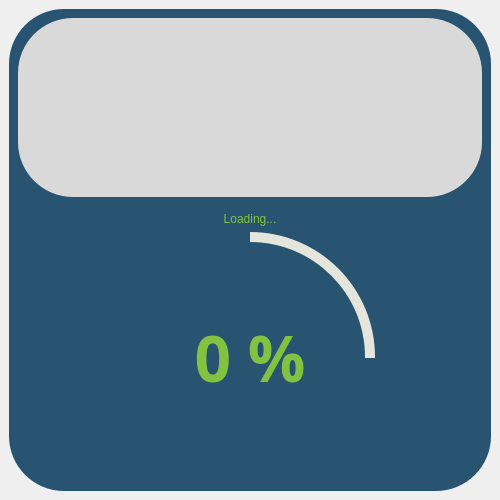
<?xml version="1.0" encoding="UTF-8"?>
<ui version="4.0">
 <class>SplashScreen</class>
 <widget class="QMainWindow" name="SplashScreen">
  <property name="geometry">
   <rect>
    <x>0</x>
    <y>0</y>
    <width>500</width>
    <height>500</height>
   </rect>
  </property>
  <property name="minimumSize">
   <size>
    <width>500</width>
    <height>500</height>
   </size>
  </property>
  <property name="maximumSize">
   <size>
    <width>500</width>
    <height>500</height>
   </size>
  </property>
  <property name="windowTitle">
   <string>MainWindow</string>
  </property>
  <widget class="QWidget" name="centralwidget">
   <layout class="QHBoxLayout" name="horizontalLayout">
    <item>
     <widget class="QFrame" name="base">
      <property name="styleSheet">
       <string notr="true">QFrame {
	background-color: #26495c;
	
	background-color: rgb(40, 84, 113);
	border-radius: 55px;
	border-color: rgb(129, 194, 65);
}</string>
      </property>
      <property name="frameShape">
       <enum>QFrame::StyledPanel</enum>
      </property>
      <property name="frameShadow">
       <enum>QFrame::Raised</enum>
      </property>
      <layout class="QVBoxLayout" name="verticalLayout">
       <item>
        <widget class="QFrame" name="frame_2">
         <property name="styleSheet">
          <string notr="true">image: url(:/pics/images/pics/custom_QP_logo.png);
background-color: rgb(217, 217, 217);
border-color: rgb(129, 194, 65);</string>
         </property>
         <property name="frameShape">
          <enum>QFrame::StyledPanel</enum>
         </property>
         <property name="frameShadow">
          <enum>QFrame::Raised</enum>
         </property>
         <property name="lineWidth">
          <number>11</number>
         </property>
         <layout class="QGridLayout" name="gridLayout_2"/>
        </widget>
       </item>
       <item>
        <widget class="QFrame" name="frame_3">
         <property name="frameShape">
          <enum>QFrame::StyledPanel</enum>
         </property>
         <property name="frameShadow">
          <enum>QFrame::Raised</enum>
         </property>
         <layout class="QGridLayout" name="gridLayout">
          <property name="bottomMargin">
           <number>0</number>
          </property>
          <item row="1" column="0">
           <widget class="QFrame" name="load_status_graphic">
            <property name="minimumSize">
             <size>
              <width>250</width>
              <height>250</height>
             </size>
            </property>
            <property name="maximumSize">
             <size>
              <width>250</width>
              <height>250</height>
             </size>
            </property>
            <property name="styleSheet">
             <string notr="true">QFrame {
	border-radius: 125px;
	background-color: qconicalgradient(cx:0.5, cy:0.5, angle:90, stop:0.748 rgba(0, 0, 0, 0), stop:0.75 rgba(229, 229, 220, 255));
	color: rgb(255, 255, 0);
}</string>
            </property>
            <property name="frameShape">
             <enum>QFrame::StyledPanel</enum>
            </property>
            <property name="frameShadow">
             <enum>QFrame::Raised</enum>
            </property>
            <layout class="QHBoxLayout" name="horizontalLayout_3">
             <property name="spacing">
              <number>0</number>
             </property>
             <property name="leftMargin">
              <number>0</number>
             </property>
             <property name="topMargin">
              <number>0</number>
             </property>
             <property name="rightMargin">
              <number>0</number>
             </property>
             <property name="bottomMargin">
              <number>0</number>
             </property>
             <item>
              <widget class="QFrame" name="frame">
               <property name="minimumSize">
                <size>
                 <width>230</width>
                 <height>230</height>
                </size>
               </property>
               <property name="maximumSize">
                <size>
                 <width>230</width>
                 <height>230</height>
                </size>
               </property>
               <property name="styleSheet">
                <string notr="true">QFrame {
	border-radius: 115px;
	background-color: #26495c;	
	background-color: rgb(40, 84, 113);
}</string>
               </property>
               <property name="frameShape">
                <enum>QFrame::StyledPanel</enum>
               </property>
               <property name="frameShadow">
                <enum>QFrame::Raised</enum>
               </property>
               <layout class="QHBoxLayout" name="horizontalLayout_4">
                <item>
                 <widget class="QLabel" name="label">
                  <property name="minimumSize">
                   <size>
                    <width>200</width>
                    <height>100</height>
                   </size>
                  </property>
                  <property name="maximumSize">
                   <size>
                    <width>200</width>
                    <height>100</height>
                   </size>
                  </property>
                  <property name="font">
                   <font>
                    <family>Product Sans</family>
                    <pointsize>48</pointsize>
                    <bold>true</bold>
                   </font>
                  </property>
                  <property name="styleSheet">
                   <string notr="true">QLabel {
	
	color: rgb(129, 194, 64);
}</string>
                  </property>
                  <property name="text">
                   <string>0 %</string>
                  </property>
                  <property name="alignment">
                   <set>Qt::AlignCenter</set>
                  </property>
                 </widget>
                </item>
               </layout>
              </widget>
             </item>
            </layout>
           </widget>
          </item>
          <item row="0" column="0">
           <widget class="QLabel" name="label_2">
            <property name="styleSheet">
             <string notr="true">font: 700 18pt &quot;Segoe UI&quot;;
color: rgb(129, 194, 64);</string>
            </property>
            <property name="text">
             <string>Loading...</string>
            </property>
            <property name="alignment">
             <set>Qt::AlignCenter</set>
            </property>
           </widget>
          </item>
         </layout>
        </widget>
       </item>
      </layout>
     </widget>
    </item>
   </layout>
  </widget>
 </widget>
 <resources>
  <include location="../../../resources.qrc"/>
 </resources>
 <connections/>
</ui>
